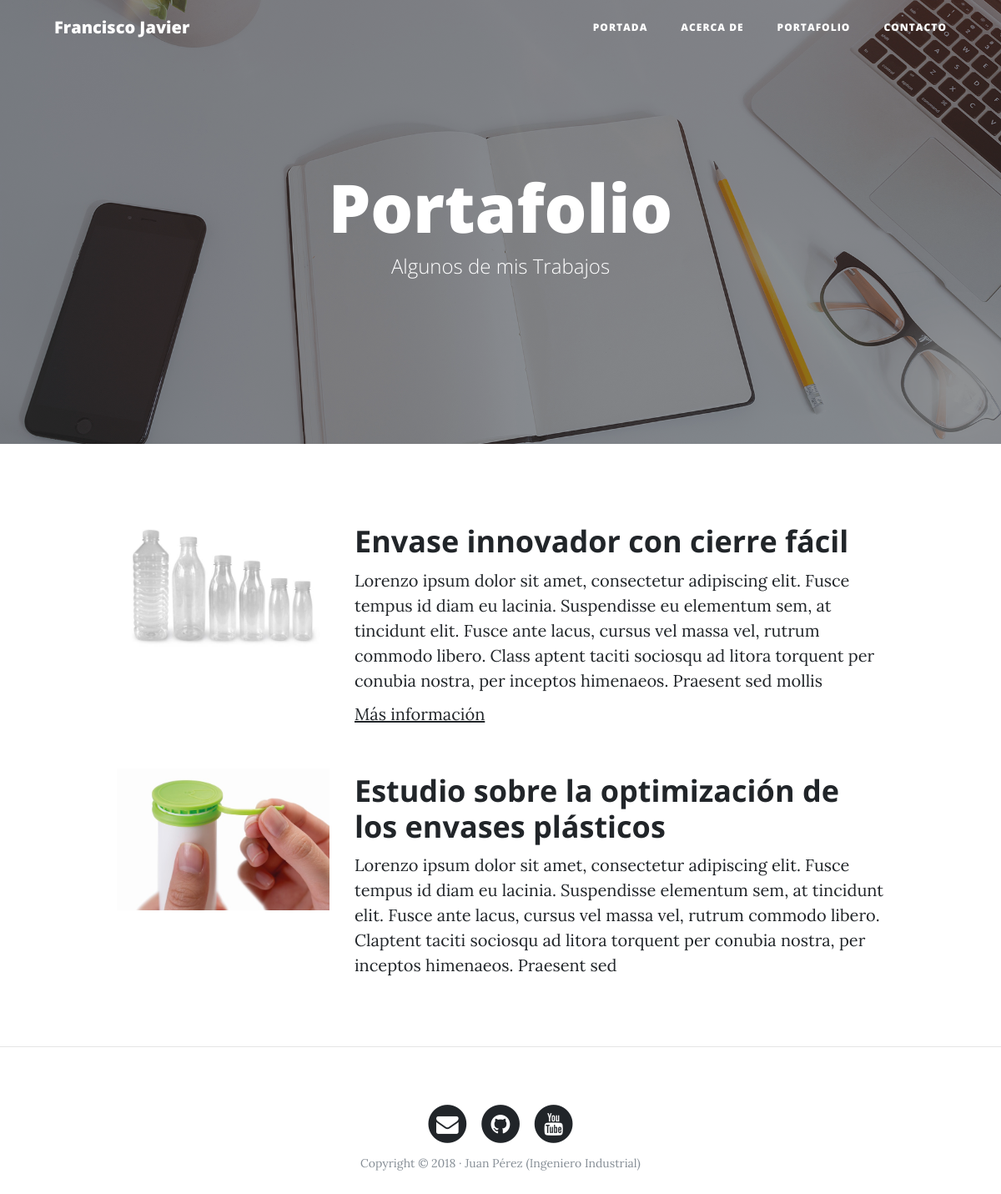
The page /portfolio/ on the database its author committed.
### portfolio/models.py (models this page shows, shortened)
class Project(models.Model):
    title = models.CharField(max_length=200, verbose_name="Título")
    description = models.TextField(verbose_name="Descripción")
    image = models.ImageField(verbose_name="Imagen", upload_to="projects")
    link = models.URLField(verbose_name="Dirección web", null=True, blank=True)
    created = models.DateTimeField(auto_now_add=True, verbose_name="Fecha de creación")
    updated = models.DateTimeField(auto_now=True, verbose_name="Fecha de edición")
    class Meta:
        verbose_name = "proyecto"
        verbose_name_plural = "proyectos"
        ordering = ["-created"]

### portfolio/views.py (the view)
# urls.py: path('portfolio/', portfolio_views.portfolio, name="portfolio"),
def portfolio(request):
    projects = Project.objects.all()
    return render(request, "portfolio/portfolio.html", {'projects':projects})

### portfolio/templates/portfolio/portfolio.html (shortened to what this page needs)
<!DOCTYPE html>
<html lang="es">
<head>
    {% extends 'core/base.html' %}
    {% block background %} {% load static %} {% static 'core/img/portfolio-bg.jpg' %}{% endblock %}
    {% block headers %}
        <h1>Portafolio</h1>
	    <span class="subheading">Algunos de mis Trabajos</span>
    {% endblock %}
    {% block content %}
		{% for project in projects %}
	    	<div class="row project">
	    		<div class="col-lg-3 col-md-4 offset-lg-1">
					<img class="img-fluid" src="{{project.image.url}}" alt="">
	    		</div>
	    		<div class="col-lg-7 col-md-8">
	    			<h2 class="section-heading title">{{project.title}}</h2>
	    			<p>{{project.description}}</p>
					{% if project.link %}
	          			<p><a href="{{project.link}}">Más información</a></p>
					{% endif %}
	      		</div>
	    	</div>
		{% endfor %}
    {% endblock %}

### rows shown on the page
Project: image (picture), title "Envase innovador con cierre fácil", description "Lorenzo ipsum dolor sit amet, consectetur adipiscing elit. Fusce tempus id diam eu lacinia. Suspendisse eu elementum sem, at tincidunt elit. Fusce ante lacus, cursus vel massa vel, rutrum commodo libero. Class aptent taciti sociosqu ad litora torquent per conubia nostra, per inceptos himenaeos. Praesent sed mollis"
Project: image (picture), title "Estudio sobre la optimización de los envases plásticos", description "Lorenzo ipsum dolor sit amet, consectetur adipiscing elit. Fusce tempus id diam eu lacinia. Suspendisse elementum sem, at tincidunt elit. Fusce ante lacus, cursus vel massa vel, rutrum commodo libero. Claptent taciti sociosqu ad litora torquent per conubia nostra, per inceptos himenaeos. Praesent sed"
